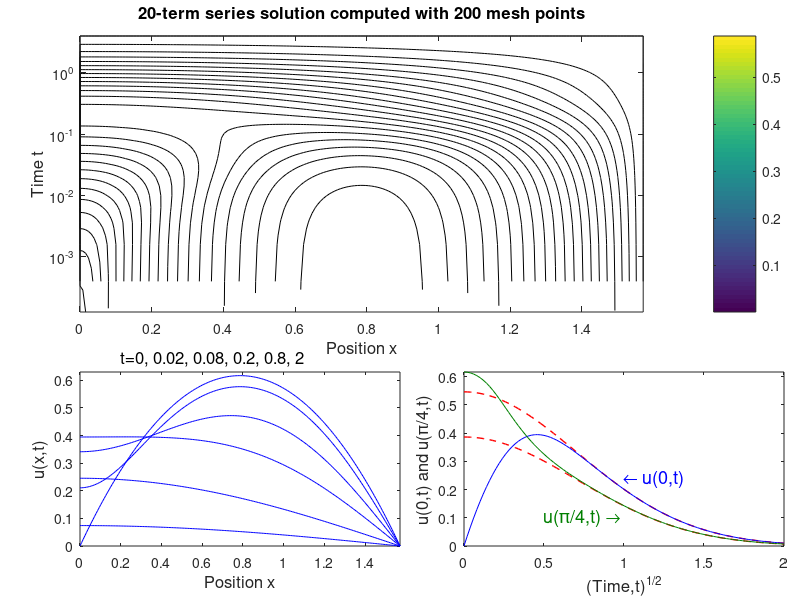

MATLAB code to generate this figure:
function pde22a

' Solves the PDE using an in-built function PDEPE'

m = 0;
x = linspace(0,pi/2,200);   % spatial grid
t = sort([ .02 .08 .2 .8 2 linspace(0,1,101).^2*4])     % output times

N = 1000;
[X, T] = meshgrid(x, t);
u = zeros(numel(t), numel(x));

for n = 1:N
    u(:, :) = u(:, :) + c(n) * cos((2*n - 1)*X) .* exp(-(2*n - 1)^2 .* T);
end

subplot('position',[0.1 0.48 0.88 0.46])
%imagesc(x,t,u),axis xy
%contour(x,t,u,20)
contourf(x,t,u,20)
  colorbar
%pcolor(x,t,u),shading interp

title('20-term series solution computed with 200 mesh points','fontsize',12);
xlabel('Position x','fontsize',12);
ylabel('Time t','fontsize',12);

set(gca,'yscal','log')

ns=[1 9 17 26 49 76]; t(ns)
subplot('position',[0.1 0.09 0.4 0.29])
plot(x,u(ns,:),'b');
xlabel('Position x','fontsize',12);
ylabel('u(x,t)','fontsize',12);
axis([0 pi/2 0 .63])
text(.2,.68,'t=0, 0.02, 0.08, 0.2, 0.8, 2','fontsize',12)


subplot('position',[0.58 0.09 0.4 0.29])
plot(t.^.5,2/pi*(4-pi)*exp(-t),'r--','linewidth',1);
hold on
plot(t.^.5,sqrt(2)/pi*(4-pi)*exp(-t),'r--','linewidth',1);
plot(t.^.5,u(:,1),'b')
plot(t.^.5,u(:,100),'color',[0 .5 0])
xlabel('(Time,t)^{1/2}','fontsize',12);
ylabel('u(0,t) and u(\pi/4,t)','fontsize',12);
axis([0 t(end).^.5 0 inf])
text(1,.24,'\leftarrow u(0,t)','fontsize',13,'color','b')
text(.5,.1,'u(\pi/4,t) \rightarrow','fontsize',13,'color',[ 0 .5 0])


% --------------------------------------------------------------------------

function c = c(n)
if mod(2*n - 1, 4) == 1
    c = (8 - 2*pi*(2*n - 1)) / (pi * (2*n - 1)^3);
else
    c = (-8 - 2*pi*(2*n - 1)) / (pi * (2*n - 1)^3);
end
